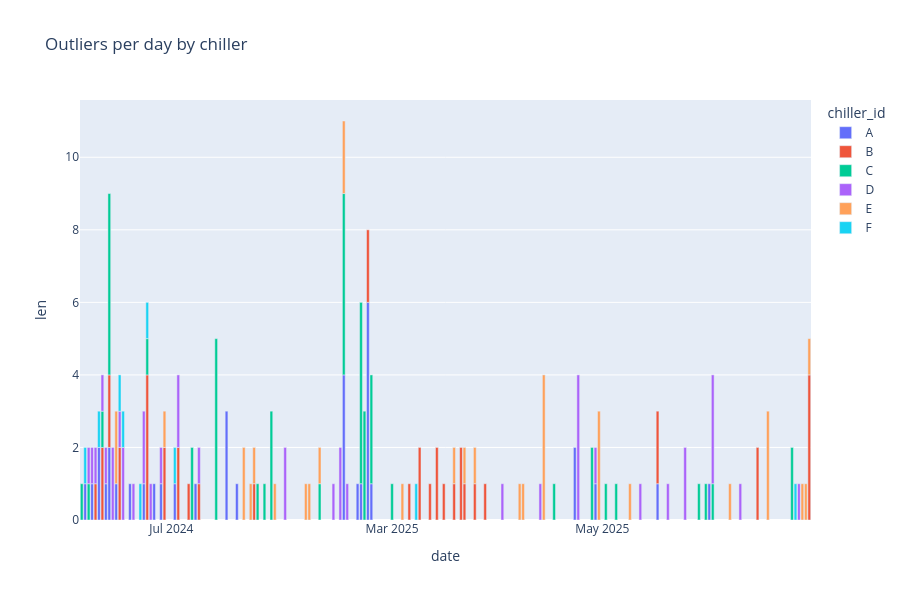

The notebook cell this image was saved under:
### Markdown cell above
### Outlier Breakdown

### Code cell
# Dates with the most outliers
outlier_plt_df = combined_outlier_ldf.group_by((pl.col("timestamp").dt.date()).alias("date"), "chiller_id").len().sort("chiller_id")

fig = px.bar(outlier_plt_df, x="date", y="len", color="chiller_id", title="Outliers per day by chiller", height=600)
fig.update_xaxes(type="date", rangebreaks=[dict(bounds=["2024-09-01", "2025-02-27"])])

fig.show()

### Figure 1 — Plotly figure (JSON) as saved in the notebook; plotly's stock layout.template omitted (floating-point values rounded to 4 significant figures)
{"data": [{"hovertemplate": "chiller_id=A<br>date=%{x}<br>len=%{y}<extra></extra>", "legendgroup": "A", "marker": {"color": "#636efa", "pattern": {"shape": ""}}, "name": "A", "orientation": "v", "showlegend": true, "textposition": "auto", "type": "bar", "x": ["2025-04-29", "2024-06-28", "2024-06-15", "2024-06-26", "2024-06-10", "2024-06-08", "2024-06-13", "2024-06-06", "2024-07-02", "2024-07-08", "2024-08-25", "2025-04-23", "2025-05-17", "2024-08-27", "2024-07-20", "2024-08-20", "2024-06-12", "2024-08-24", "2025-06-01", "2024-08-28", "2024-06-19", "2024-06-23", "2024-07-17"], "xaxis": "x", "y": [1, 1, 1, 1, 2, 1, 2, 1, 1, 1, 1, 2, 1, 6, 1, 4, 1, 1, 1, 1, 1, 1, 3], "yaxis": "y"}, {"hovertemplate": "chiller_id=B<br>date=%{x}<br>len=%{y}<extra></extra>", "legendgroup": "B", "marker": {"color": "#EF553B", "pattern": {"shape": ""}}, "name": "B", "orientation": "v", "showlegend": true, "textposition": "auto", "type": "bar", "x": ["2025-03-25", "2025-03-28", "2025-03-14", "2024-06-29", "2024-06-11", "2024-07-09", "2024-07-25", "2025-03-21", "2025-03-12", "2024-08-27", "2025-03-09", "2024-06-16", "2025-06-15", "2025-03-06", "2024-06-13", "2024-07-03", "2025-05-17", "2025-06-30", "2024-06-09", "2025-03-19", "2024-06-24", "2025-03-22", "2025-03-16", "2024-07-06"], "xaxis": "x", "y": [1, 1, 2, 2, 2, 1, 1, 2, 1, 2, 2, 2, 2, 1, 2, 2, 2, 4, 1, 1, 4, 1, 1, 1], "yaxis": "y"}, {"hovertemplate": "chiller_id=C<br>date=%{x}<br>len=%{y}<extra></extra>", "legendgroup": "C", "marker": {"color": "#00cc96", "pattern": {"shape": ""}}, "name": "C", "orientation": "v", "showlegend": true, "textposition": "auto", "type": "bar", "x": ["2024-06-07", "2025-06-25", "2024-07-26", "2024-07-30", "2024-08-26", "2025-05-31", "2024-06-11", "2025-05-02", "2024-06-05", "2025-03-01", "2024-07-14", "2025-04-17", "2024-06-24", "2025-04-28", "2024-06-13", "2025-05-29", "2024-08-13", "2024-07-07", "2024-08-20", "2024-08-28", "2024-07-28", "2025-05-05", "2024-08-25", "2025-06-02"], "xaxis": "x", "y": [1, 2, 1, 3, 3, 1, 1, 1, 1, 1, 5, 1, 1, 2, 5, 1, 1, 2, 5, 3, 1, 1, 5, 1], "yaxis": "y"}, {"hovertemplate": "chiller_id=D<br>date=%{x}<br>len=%{y}<extra></extra>", "legendgroup": "D", "marker": {"color": "#ab63fa", "pattern": {"shape": ""}}, "name": "D", "orientation": "v", "showlegend": true, "textposition": "auto", "type": "bar", "x": ["2025-05-20", "2024-08-17", "2025-05-25", "2025-05-12", "2024-06-16", "2024-06-07", "2024-06-17", "2024-08-03", "2024-06-14", "2025-06-02", "2024-07-03", "2025-04-29", "2025-04-13", "2024-06-23", "2024-06-08", "2024-06-11", "2024-06-25", "2024-06-20", "2024-08-19", "2024-06-12", "2025-04-02", "2024-06-28", "2024-08-21", "2025-04-24", "2025-06-10", "2024-06-09", "2025-06-27", "2024-07-09"], "xaxis": "x", "y": [1, 1, 2, 1, 1, 1, 2, 2, 2, 3, 2, 1, 1, 2, 1, 1, 1, 1, 2, 1, 1, 1, 1, 4, 1, 1, 1, 1], "yaxis": "y"}, {"hovertemplate": "chiller_id=E<br>date=%{x}<br>len=%{y}<extra></extra>", "legendgroup": "E", "marker": {"color": "#FFA15A", "pattern": {"shape": ""}}, "name": "E", "orientation": "v", "showlegend": true, "textposition": "auto", "type": "bar", "x": ["2024-08-09", "2025-06-07", "2025-03-22", "2025-04-14", "2024-06-15", "2025-04-07", "2024-07-25", "2025-06-30", "2024-06-29", "2025-03-25", "2024-08-20", "2024-07-31", "2025-06-28", "2025-06-29", "2025-03-19", "2025-06-18", "2025-04-30", "2025-04-08", "2025-03-04", "2024-08-10", "2024-07-22", "2025-05-09", "2024-08-13", "2024-07-24"], "xaxis": "x", "y": [1, 1, 1, 4, 2, 1, 1, 1, 1, 1, 2, 1, 1, 1, 1, 3, 3, 1, 1, 1, 2, 1, 1, 1], "yaxis": "y"}, {"hovertemplate": "chiller_id=F<br>date=%{x}<br>len=%{y}<extra></extra>", "legendgroup": "F", "marker": {"color": "#19d3f3", "pattern": {"shape": ""}}, "name": "F", "orientation": "v", "showlegend": true, "textposition": "auto", "type": "bar", "x": ["2024-06-24", "2024-06-10", "2025-06-26", "2024-07-02", "2024-06-16", "2025-03-08", "2024-06-22", "2024-06-17", "2024-06-06"], "xaxis": "x", "y": [1, 1, 1, 1, 1, 1, 1, 1, 1], "yaxis": "y"}], "layout": {"barmode": "relative", "height": 600, "legend": {"title": {"text": "chiller_id"}, "tracegroupgap": 0}, "title": {"text": "Outliers per day by chiller"}, "xaxis": {"anchor": "y", "domain": [0, 1], "rangebreaks": [{"bounds": ["2024-09-01", "2025-02-27"]}], "title": {"text": "date"}, "type": "date"}, "yaxis": {"anchor": "x", "domain": [0, 1], "title": {"text": "len"}}}}
